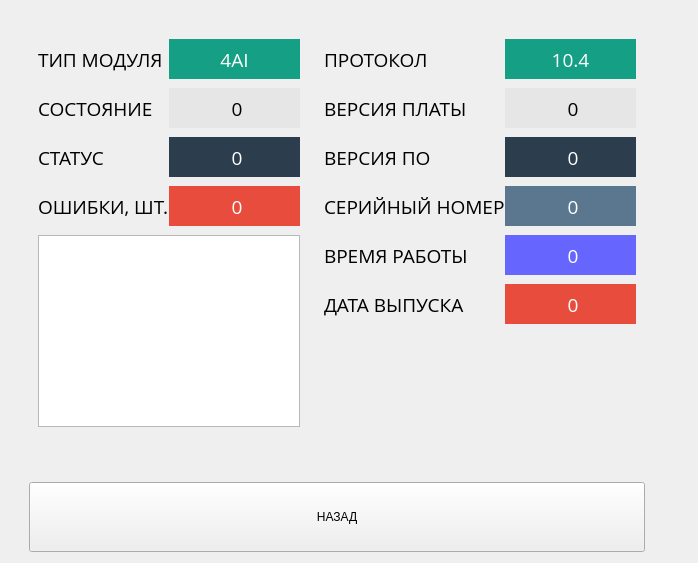
           <widget class="QWidget" name="pageDeviceInfo">
            <layout class="QGridLayout" name="gridLayout_22">
             <property name="leftMargin">
              <number>29</number>
             </property>
             <property name="topMargin">
              <number>30</number>
             </property>
             <property name="rightMargin">
              <number>53</number>
             </property>
             <item row="0" column="0">
              <widget class="QFrame" name="frameDeviceInfo1">
               <property name="frameShape">
                <enum>QFrame::NoFrame</enum>
               </property>
               <property name="frameShadow">
                <enum>QFrame::Raised</enum>
               </property>
               <layout class="QGridLayout" name="gridLayout_20">
                <property name="horizontalSpacing">
                 <number>0</number>
                </property>
                <property name="verticalSpacing">
                 <number>9</number>
                </property>
                <item row="0" column="0">
                 <widget class="QLabel" name="devicelbl">
                  <property name="font">
                   <font>
                    <family>Open Sans</family>
                    <pointsize>14</pointsize>
                   </font>
                  </property>
                  <property name="text">
                   <string>ТИП МОДУЛЯ</string>
                  </property>
                 </widget>
                </item>
                <item row="5" column="1">
                 <widget class="QLabel" name="devErrors">
                  <property name="minimumSize">
                   <size>
                    <width>131</width>
                    <height>40</height>
                   </size>
                  </property>
                  <property name="maximumSize">
                   <size>
                    <width>185</width>
                    <height>45</height>
                   </size>
                  </property>
                  <property name="font">
                   <font>
                    <family>Open Sans</family>
                    <pointsize>14</pointsize>
                   </font>
                  </property>
                  <property name="styleSheet">
                   <string notr="true">	background-color: rgb(232, 76, 61);
	color: rgb(255, 255, 255);
	border-radius: 0px;</string>
                  </property>
                  <property name="text">
                   <string> 0</string>
                  </property>
                  <property name="alignment">
                   <set>Qt::AlignCenter</set>
                  </property>
                 </widget>
                </item>
                <item row="2" column="1">
                 <widget class="QLabel" name="deviceState">
                  <property name="minimumSize">
                   <size>
                    <width>131</width>
                    <height>40</height>
                   </size>
                  </property>
                  <property name="maximumSize">
                   <size>
                    <width>185</width>
                    <height>45</height>
                   </size>
                  </property>
                  <property name="font">
                   <font>
                    <family>Open Sans</family>
                    <pointsize>14</pointsize>
                   </font>
                  </property>
                  <property name="styleSheet">
                   <string notr="true">background-color: rgb(230, 230, 230);
color: rgb(0, 0, 0);
border-radius: 0px;
</string>
                  </property>
                  <property name="text">
                   <string> 0</string>
                  </property>
                  <property name="alignment">
                   <set>Qt::AlignCenter</set>
                  </property>
                 </widget>
                </item>
                <item row="2" column="0">
                 <widget class="QLabel" name="devicelbl_3">
                  <property name="font">
                   <font>
                    <family>Open Sans</family>
                    <pointsize>14</pointsize>
                   </font>
                  </property>
                  <property name="text">
                   <string>СОСТОЯНИЕ</string>
                  </property>
                 </widget>
                </item>
                <item row="5" column="0">
                 <widget class="QLabel" name="devicelbl_2">
                  <property name="font">
                   <font>
                    <family>Open Sans</family>
                    <pointsize>14</pointsize>
                   </font>
                  </property>
                  <property name="text">
                   <string>ОШИБКИ, ШТ.</string>
                  </property>
                 </widget>
                </item>
                <item row="0" column="1">
                 <widget class="QLabel" name="deviceType">
                  <property name="minimumSize">
                   <size>
                    <width>131</width>
                    <height>40</height>
                   </size>
                  </property>
                  <property name="maximumSize">
                   <size>
                    <width>185</width>
                    <height>45</height>
                   </size>
                  </property>
                  <property name="font">
                   <font>
                    <family>Open Sans</family>
                    <pointsize>14</pointsize>
                   </font>
                  </property>
                  <property name="styleSheet">
                   <string notr="true">	background-color: rgb(21, 159, 133);
	color: rgb(255, 255, 255);
	border-radius: 0px;</string>
                  </property>
                  <property name="text">
                   <string>4AI</string>
                  </property>
                  <property name="alignment">
                   <set>Qt::AlignCenter</set>
                  </property>
                 </widget>
                </item>
                <item row="4" column="1">
                 <widget class="QLabel" name="deviceStatus">
                  <property name="minimumSize">
                   <size>
                    <width>131</width>
                    <height>40</height>
                   </size>
                  </property>
                  <property name="maximumSize">
                   <size>
                    <width>185</width>
                    <height>45</height>
                   </size>
                  </property>
                  <property name="font">
                   <font>
                    <family>Open Sans</family>
                    <pointsize>14</pointsize>
                   </font>
                  </property>
                  <property name="styleSheet">
                   <string notr="true">background-color:rgb(44, 61, 77);
color: rgb(255 , 255, 255);
border-radius: 0px;</string>
                  </property>
                  <property name="text">
                   <string> 0</string>
                  </property>
                  <property name="alignment">
                   <set>Qt::AlignCenter</set>
                  </property>
                 </widget>
                </item>
                <item row="4" column="0">
                 <widget class="QLabel" name="devicelbl_4">
                  <property name="font">
                   <font>
                    <family>Open Sans</family>
                    <pointsize>14</pointsize>
                   </font>
                  </property>
                  <property name="text">
                   <string>СТАТУС</string>
                  </property>
                 </widget>
                </item>
                <item row="7" column="0" colspan="2">
                 <spacer name="verticalSpacer_32">
                  <property name="orientation">
                   <enum>Qt::Vertical</enum>
                  </property>
                  <property name="sizeHint" stdset="0">
                   <size>
                    <width>20</width>
                    <height>40</height>
                   </size>
                  </property>
                 </spacer>
                </item>
                <item row="6" column="0" colspan="2">
                 <widget class="QListWidget" name="listDeviceErrors">
                  <property name="minimumSize">
                   <size>
                    <width>0</width>
                    <height>100</height>
                   </size>
                  </property>
                  <property name="styleSheet">
                   <string notr="true">QScrollBar:vertical {              
        background:rgb(179, 179, 179);
        margin: 0px 0px 0px 0px;
		border-radius: 5px;
		width:10px; 
    }
QScrollBar::handle:vertical {
       background:rgb(77, 77, 77);
        min-height: 50px;
		border-radius: 5px;
    }
QScrollBar::add-line:vertical {
       background:rgb(179, 179, 179);
        height: 10px;
        subcontrol-position: bottom;
        subcontrol-origin: margin;
		border-radius: 5px;
    }

QScrollBar::sub-line:vertical {
        background:rgb(77, 77, 77);
        height: 10 px;
        subcontrol-position: top;
        subcontrol-origin: margin;
		border-radius: 5px;
    }
QScrollBar::up-arrow:vertica, QScrollBar::down-arrow:verticall {
        background:rgb(77, 77, 77);
        height: 10px;
		border-radius: 5px;
    }

QScrollBar::add-page:vertical, QScrollBar::sub-page:vertical {
    background: none;
}

QListWidget::item:selected {
	background:rgb(179, 179, 179);
}
QListWidget::item {
	border-bottom: 1px solid rgb(179, 179, 179);
	margin-right: 40px;
	color:#000;
}
</string>
                  </property>
                  <property name="horizontalScrollBarPolicy">
                   <enum>Qt::ScrollBarAlwaysOff</enum>
                  </property>
                 </widget>
                </item>
               </layout>
              </widget>
             </item>
             <item row="0" column="1">
              <widget class="QFrame" name="frameDeviceInfo2">
               <property name="frameShape">
                <enum>QFrame::NoFrame</enum>
               </property>
               <property name="frameShadow">
                <enum>QFrame::Raised</enum>
               </property>
               <layout class="QGridLayout" name="gridLayout_21">
                <property name="horizontalSpacing">
                 <number>0</number>
                </property>
                <property name="verticalSpacing">
                 <number>9</number>
                </property>
                <item row="5" column="1">
                 <widget class="QLabel" name="serialNumber">
                  <property name="minimumSize">
                   <size>
                    <width>131</width>
                    <height>40</height>
                   </size>
                  </property>
                  <property name="maximumSize">
                   <size>
                    <width>185</width>
                    <height>45</height>
                   </size>
                  </property>
                  <property name="font">
                   <font>
                    <family>Open Sans</family>
                    <pointsize>14</pointsize>
                   </font>
                  </property>
                  <property name="styleSheet">
                   <string notr="true">	background-color: rgb(91, 119, 143);
	color: rgb(255, 255, 255);
	border-radius: 0px;</string>
                  </property>
                  <property name="text">
                   <string> 0</string>
                  </property>
                  <property name="alignment">
                   <set>Qt::AlignCenter</set>
                  </property>
                 </widget>
                </item>
                <item row="2" column="1">
                 <widget class="QLabel" name="hardwareVersion">
                  <property name="minimumSize">
                   <size>
                    <width>131</width>
                    <height>40</height>
                   </size>
                  </property>
                  <property name="maximumSize">
                   <size>
                    <width>185</width>
                    <height>45</height>
                   </size>
                  </property>
                  <property name="font">
                   <font>
                    <family>Open Sans</family>
                    <pointsize>14</pointsize>
                   </font>
                  </property>
                  <property name="styleSheet">
                   <string notr="true">background-color: rgb(230, 230, 230);
color: rgb(0, 0, 0);
border-radius: 0px;
</string>
                  </property>
                  <property name="text">
                   <string> 0</string>
                  </property>
                  <property name="alignment">
                   <set>Qt::AlignCenter</set>
                  </property>
                 </widget>
                </item>
                <item row="2" column="0">
                 <widget class="QLabel" name="devicelbl_6">
                  <property name="font">
                   <font>
                    <family>Open Sans</family>
                    <pointsize>14</pointsize>
                   </font>
                  </property>
                  <property name="text">
                   <string>ВЕРСИЯ ПЛАТЫ</string>
                  </property>
                 </widget>
                </item>
                <item row="0" column="1">
                 <widget class="QLabel" name="protocolVersion">
                  <property name="minimumSize">
                   <size>
                    <width>131</width>
                    <height>40</height>
                   </size>
                  </property>
                  <property name="maximumSize">
                   <size>
                    <width>185</width>
                    <height>45</height>
                   </size>
                  </property>
                  <property name="font">
                   <font>
                    <family>Open Sans</family>
                    <pointsize>14</pointsize>
                   </font>
                  </property>
                  <property name="styleSheet">
                   <string notr="true">	background-color: rgb(21, 159, 133);
	color: rgb(255, 255, 255);
	border-radius: 0px;</string>
                  </property>
                  <property name="text">
                   <string>10.4</string>
                  </property>
                  <property name="alignment">
                   <set>Qt::AlignCenter</set>
                  </property>
                 </widget>
                </item>
                <item row="5" column="0">
                 <widget class="QLabel" name="devicelbl_7">
                  <property name="font">
                   <font>
                    <family>Open Sans</family>
                    <pointsize>14</pointsize>
                   </font>
                  </property>
                  <property name="text">
                   <string>СЕРИЙНЫЙ НОМЕР</string>
                  </property>
                 </widget>
                </item>
                <item row="4" column="1">
                 <widget class="QLabel" name="softwareVersion">
                  <property name="minimumSize">
                   <size>
                    <width>131</width>
                    <height>40</height>
                   </size>
                  </property>
                  <property name="maximumSize">
                   <size>
                    <width>185</width>
                    <height>45</height>
                   </size>
                  </property>
                  <property name="font">
                   <font>
                    <family>Open Sans</family>
                    <pointsize>14</pointsize>
                   </font>
                  </property>
                  <property name="styleSheet">
                   <string notr="true">background-color:rgb(44, 61, 77);
color: rgb(255 , 255, 255);
border-radius: 0px;</string>
                  </property>
                  <property name="text">
                   <string> 0</string>
                  </property>
                  <property name="alignment">
                   <set>Qt::AlignCenter</set>
                  </property>
                 </widget>
                </item>
                <item row="4" column="0">
                 <widget class="QLabel" name="devicelbl_8">
                  <property name="font">
                   <font>
                    <family>Open Sans</family>
                    <pointsize>14</pointsize>
                   </font>
                  </property>
                  <property name="text">
                   <string>ВЕРСИЯ ПО</string>
                  </property>
                 </widget>
                </item>
                <item row="0" column="0">
                 <widget class="QLabel" name="devicelbl_5">
                  <property name="font">
                   <font>
                    <family>Open Sans</family>
                    <pointsize>14</pointsize>
                   </font>
                  </property>
                  <property name="text">
                   <string>ПРОТОКОЛ</string>
                  </property>
                 </widget>
                </item>
                <item row="6" column="1">
                 <widget class="QLabel" name="uptime">
                  <property name="minimumSize">
                   <size>
                    <width>131</width>
                    <height>40</height>
                   </size>
                  </property>
                  <property name="maximumSize">
                   <size>
                    <width>185</width>
                    <height>45</height>
                   </size>
                  </property>
                  <property name="font">
                   <font>
                    <family>Open Sans</family>
                    <pointsize>14</pointsize>
                   </font>
                  </property>
                  <property name="styleSheet">
                   <string notr="true">background-color: rgb(102, 102, 255);
color: rgb(255, 255, 255);
border-radius: 0px;</string>
                  </property>
                  <property name="text">
                   <string> 0</string>
                  </property>
                  <property name="alignment">
                   <set>Qt::AlignCenter</set>
                  </property>
                 </widget>
                </item>
                <item row="6" column="0">
                 <widget class="QLabel" name="devicelbl_9">
                  <property name="font">
                   <font>
                    <family>Open Sans</family>
                    <pointsize>14</pointsize>
                   </font>
                  </property>
                  <property name="text">
                   <string>ВРЕМЯ РАБОТЫ</string>
                  </property>
                 </widget>
                </item>
                <item row="7" column="0">
                 <widget class="QLabel" name="devicelbl_10">
                  <property name="font">
                   <font>
                    <family>Open Sans</family>
                    <pointsize>14</pointsize>
                   </font>
                  </property>
                  <property name="text">
                   <string>ДАТА ВЫПУСКА</string>
                  </property>
                 </widget>
                </item>
                <item row="7" column="1">
                 <widget class="QLabel" name="dataOrder">
                  <property name="minimumSize">
                   <size>
                    <width>131</width>
                    <height>40</height>
                   </size>
                  </property>
                  <property name="maximumSize">
                   <size>
                    <width>185</width>
                    <height>45</height>
                   </size>
                  </property>
                  <property name="font">
                   <font>
                    <family>Open Sans</family>
                    <pointsize>14</pointsize>
                   </font>
                  </property>
                  <property name="styleSheet">
                   <string notr="true">	background-color: rgb(232, 76, 61);
	color: rgb(255, 255, 255);
	border-radius: 0px;</string>
                  </property>
                  <property name="text">
                   <string> 0</string>
                  </property>
                  <property name="alignment">
                   <set>Qt::AlignCenter</set>
                  </property>
                 </widget>
                </item>
                <item row="8" column="0" colspan="2">
                 <spacer name="verticalSpacer_31">
                  <property name="orientation">
                   <enum>Qt::Vertical</enum>
                  </property>
                  <property name="sizeHint" stdset="0">
                   <size>
                    <width>20</width>
                    <height>40</height>
                   </size>
                  </property>
                 </spacer>
                </item>
               </layout>
              </widget>
             </item>
             <item row="1" column="0" colspan="2">
              <widget class="wButtonStyled" name="bBackDevice">
               <property name="sizePolicy">
                <sizepolicy hsizetype="Preferred" vsizetype="Preferred">
                 <horstretch>0</horstretch>
                 <verstretch>0</verstretch>
                </sizepolicy>
               </property>
               <property name="minimumSize">
                <size>
                 <width>0</width>
                 <height>70</height>
                </size>
               </property>
               <property name="text">
                <string>НАЗАД</string>
               </property>
              </widget>
             </item>
            </layout>
           </widget>
